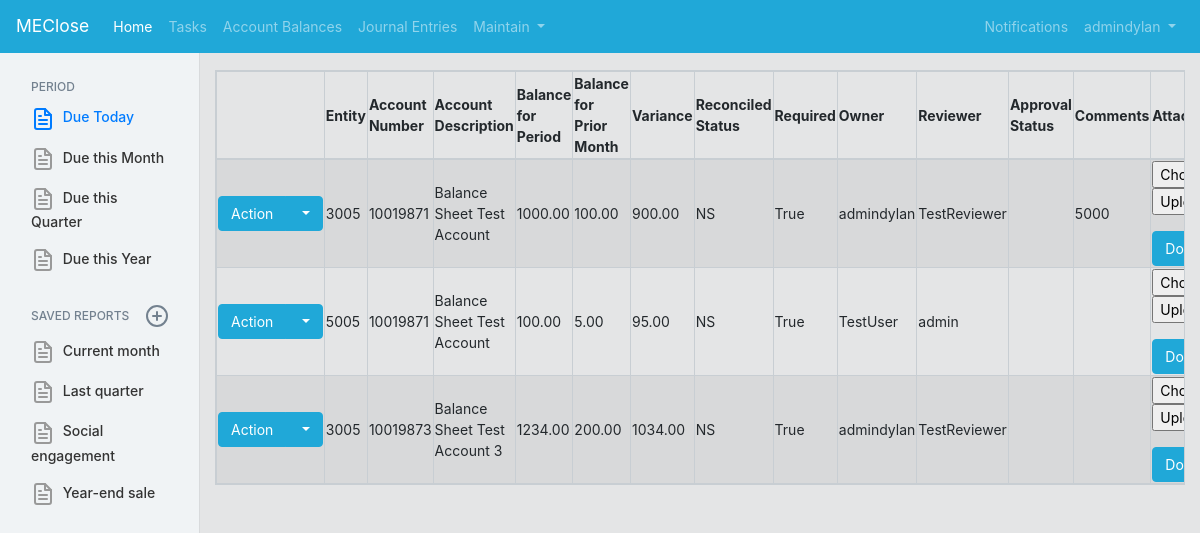
The app's page /ClosePortal/accountrecs/ (signed in), older data.
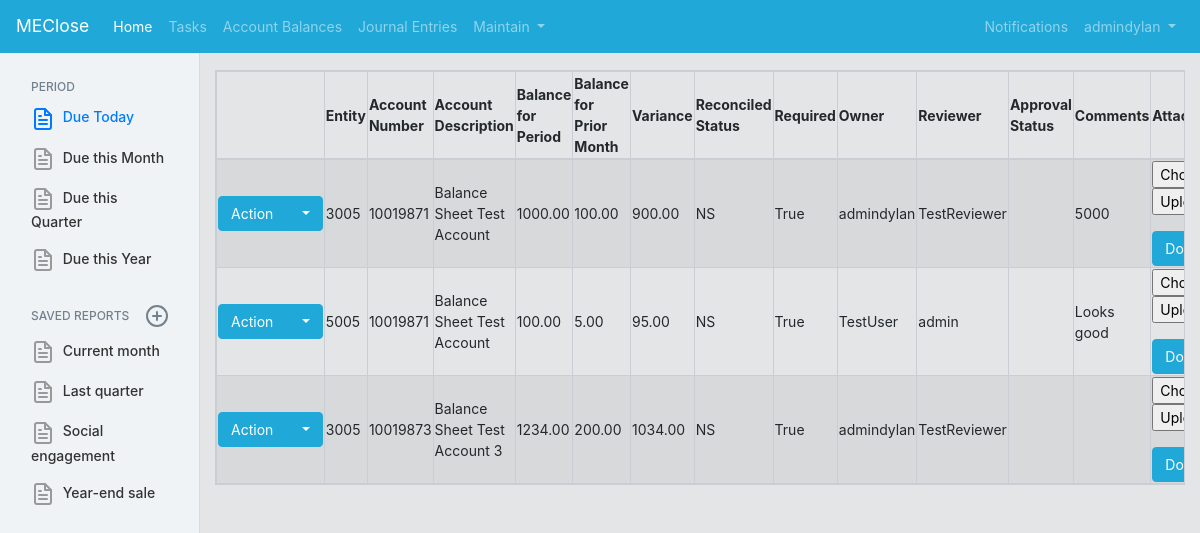
The same page, newer data.
### AccountRecList/models.py (models this page shows, shortened)
class AccountReconciliationList(models.Model):
    accountNumber = models.CharField(max_length=50)
    accountDescription = models.CharField(max_length=200)
    accountBalance = models.DecimalField(max_digits=17, decimal_places=2, default=0)
    accountBalanceReconciled = models.DecimalField(max_digits=17, decimal_places=2, default=0)
    accountBalancePriorMonth = models.DecimalField(max_digits=17, decimal_places=2, default=0)
    accountClosePeriod = models.DateField(("As of balance date"), default=datetime.date.today)
    reconciliationOwnerId = models.ForeignKey(User, on_delete=models.CASCADE) #to evaluate if this actually works
    reconciliationStatus = models.CharField(max_length=2, choices = statusChoices)
    pub_date = models.DateTimeField(('date published'), default=datetime.date.today)
    due_date = models.DateField(("Due Date"), default=datetime.date.today)
    entity = models.ForeignKey(userDefinedEntity, on_delete=models.PROTECT, related_name="entity_AccountReconciliationList", default=1)
    approvalStatus = models.BooleanField(default=False)
    approverComments = models.CharField(max_length=200, blank=True)
    def File_Path(instance, filename):
        return os.path.join("Account Reconciliations", str(instance.entity), str(instance.accountClosePeriod), str(instance.accountNumber), filename)
    docfile = models.FileField(upload_to=File_Path, default=False) #Note: To consider a way to set the default value equal to a dynamic file template which a user can download, and upload once completed
    @property
    def balanceVarianceMoM(self):
        return self.accountBalance - self.accountBalancePriorMonth
    @property
    def reviewer(self):
        reviewerUser = getReviewer(self.reconciliationOwnerId, self.entity)
        return reviewerUser.get_reviewer
    @property
    def reconciliationRequired(self):
        percentChangeThreshold = int(AccountReconciliationListThresholds.objects.all().first().dollarValueThreshold)
        dollarChangeThreshold = float(AccountReconciliationListThresholds.objects.all().first().percentValueThreshold)
        excludedAccounts = AccountReconciliationListThresholds.objects.all().first().excludedAccounts
        if excludedAccounts == "0":
            excludedAccounts = int(excludedAccounts)
        if percentChangeThreshold == 0 and dollarChangeThreshold == 0 and excludedAccounts == 0:
            return True
        elif percentChangeThreshold != 0 and dollarChangeThreshold != 0 and excludedAccounts == 0:
            if self.accountBalance == 0 and self.accountBalancePriorMonth == 0:
                return False
            elif (self.balanceVarianceMoM / self.accountBalancePriorMonth) > percentChangeThreshold or abs(self.balanceVarianceMoM) > dollarChangeThreshold:
                return True
            else:
                return False

class AccountReconciliationListThresholds(models.Model):
    dollarValueThreshold = models.CharField(max_length=200, default=0)
    percentValueThreshold = models.CharField(max_length=200, default=0)
    excludedAccounts = models.CharField(max_length=200, default=0)

### CompanyMaintain/models.py (models this page shows, shortened)
class userDefinedEntity(models.Model):
    entity = models.CharField(max_length=200, default="Select Entity")
    def __str__(self):
        return self.entity

class userReviewerMapping(models.Model):
    user = models.ForeignKey(User, on_delete=models.PROTECT, related_name="user_user")
    userTeam = models.ForeignKey(userDefinedTeam, on_delete=models.PROTECT, related_name="user_team") #consider setting delete to cascade or default, and giving a default value
    userManager = models.ForeignKey(User, on_delete=models.PROTECT, related_name="user_Manager")
    userReviewer = models.ForeignKey(User, on_delete=models.PROTECT, related_name="user_Reviewer") #the assigned reviewer can be different than the direct manager (i.e. Accountant -> Senior Accountant -> Manager, where senior reviews)
    systemIdentifier = models.CharField(max_length=200)
    entity = models.ForeignKey(userDefinedEntity, on_delete=models.PROTECT, related_name="entity_userReviewerMapping", default=1)
    class Meta:
        constraints = [
            models.UniqueConstraint(fields=['user', 'entity'], name='unique_EntityUser')
        ]

### AccountRecList/views.py (the view, shortened to what this page needs)
# urls.py: path('accountrecs/', AccountRecList_List.as_view(), name='accountRecList'),
@method_decorator(decorators, name='dispatch')
class AccountRecList_List(View):
    template = 'CloseApplication/accountreclist/accountreclist_list.html'
    model = AccountReconciliationList
    form_class = DocumentForm
    def get(self, request, *args, **kwargs):
        form = self.form_class()
        AccountReconciliationList_Values = AccountReconciliationList.objects.all()
        context = { #context represents the variables passed to the provided template
            'AccountReconciliationList_Values': AccountReconciliationList_Values,
            'form': form,
        }
        return render(request, self.template, context)

### CloseApplication/forms.py
class DocumentForm(forms.Form):
    docfile = forms.FileField(
        label='Select a file',
        help_text='max. 42 megabytes'
    )

### CompanyMaintain/services.py (called while the page is built)
    def get_reviewer(self):
        reviewerListMatch = userReviewerMapping.objects.all().filter(entity=self.assignedUserEntity, user=self.assignedUser)
        if reviewerListMatch.first() == None:
            return "No reviewer mapping found"
        else:
            return reviewerListMatch.first().userReviewer

### CloseApplication/templates/CloseApplication/accountreclist/accountreclist_list.html (shortened to what this page needs)
{% extends "CloseApplication/base.html" %}
{% load staticfiles %}
{% block content %}
{% include "CloseApplication/z_listview_template/begin_listview_outline.html" %}
<table class ="table-responsive table-striped table-bordered table-hover" id="accountRecListTable">
    <thead>
        <tr>
            <th></th>
            <th>Entity</th>
            <th>Account Number</th>
            <th>Account Description</th>
            <th>Balance for Period</th>
            <th>Balance for Prior Month</th>
            <th>Variance</th>
            <th>Reconciled Status</th>
            <th>Required</th>
            <th>Owner</th>
            <th>Reviewer</th>
            <th>Approval Status</th>
            <th>Comments</th>
            <th>Attachment</td>
        </tr>
    </thead>
    {% for tableValue in AccountReconciliationList_Values %}
    <tr>
        <td>
            <div class="btn-group">
                <button type="button" class="btn btn-primary">
                Action
                </button>
                <button type="button" class="btn btn-primary dropdown-toggle" data-toggle="dropdown">
                </button>
            </div>
        </td>
        <td>{{ tableValue.entity }}</td>
        <td>{{ tableValue.accountNumber }}</td>
        <td>{{ tableValue.accountDescription }}</td>
        <td>{{ tableValue.accountBalance }}</td>
        <td>{{ tableValue.accountBalancePriorMonth }}</td>
        <td>{{ tableValue.balanceVarianceMoM }}</td>
        <td>{{ tableValue.reconciliationStatus }}</td>
        <td>{{ tableValue.reconciliationRequired }}</td>
        <td>{{ tableValue.reconciliationOwnerId }}</td>
        <td>{{ tableValue.reviewer }}</td>
        <td>{{ tableValue.approvalStatus_Description }}</td>
        <td>{{ tableValue.approverComments }}</td>
        <td>
            <form action="#" method="post" enctype="multipart/form-data">
                <p>
                    {{ form.docfile }}
                    <input type="submit" value="Upload"/>
                </p>
                <a class="btn btn-primary" href="{{ MEDIA_URL }}/{{ tableValue.docfile }}">
                Download Attachment
                </a>
            </form>
        </td>
    </tr>
    {% endfor %}
</table>
{% include "CloseApplication/z_listview_template/end_listview_outline.html" %}
{% endblock %}

Row changes from the older to the newer data that the page shows:
changed AccountReconciliationList "TestUser": approverComments (not shown) → "Looks good"
